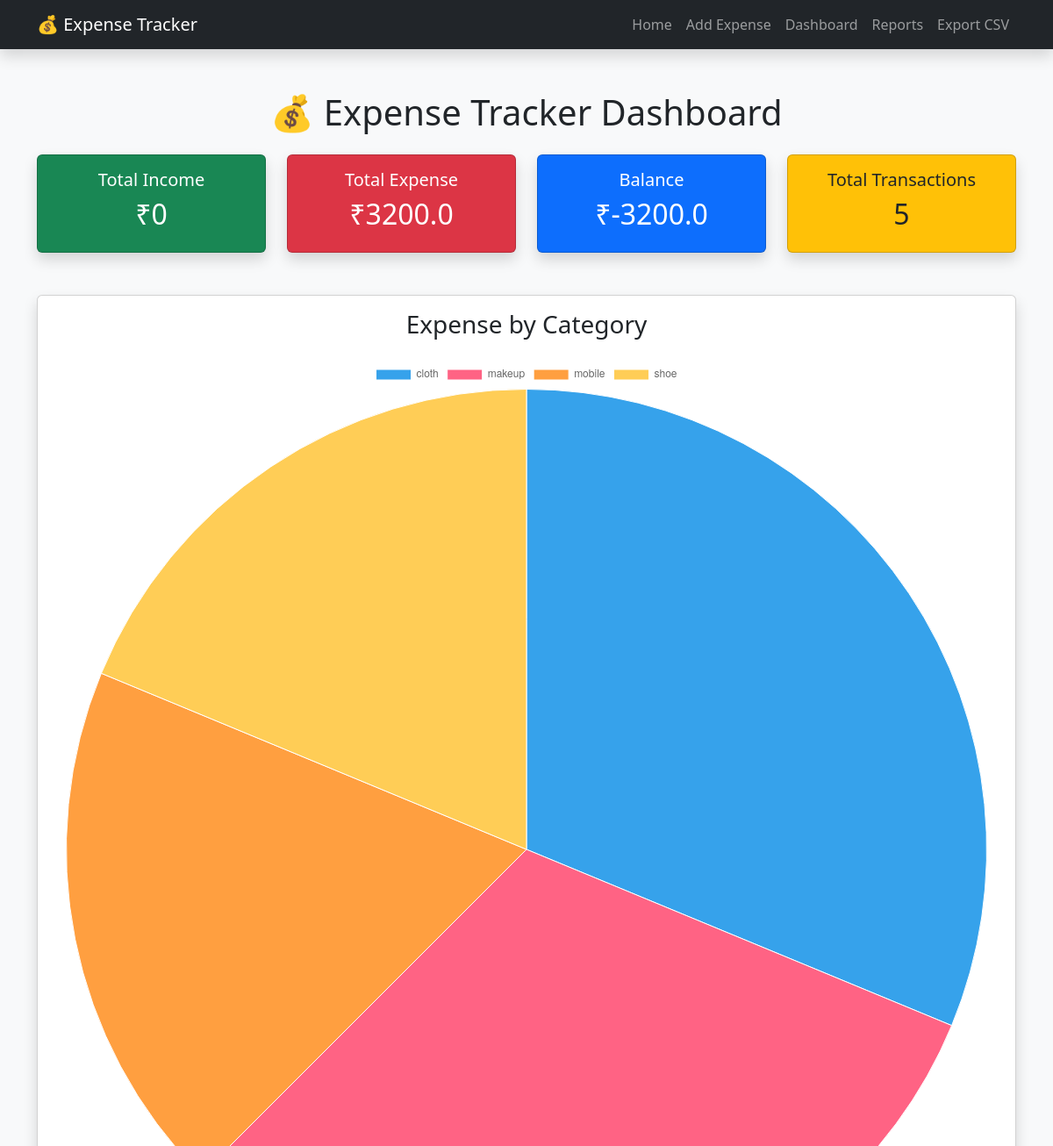
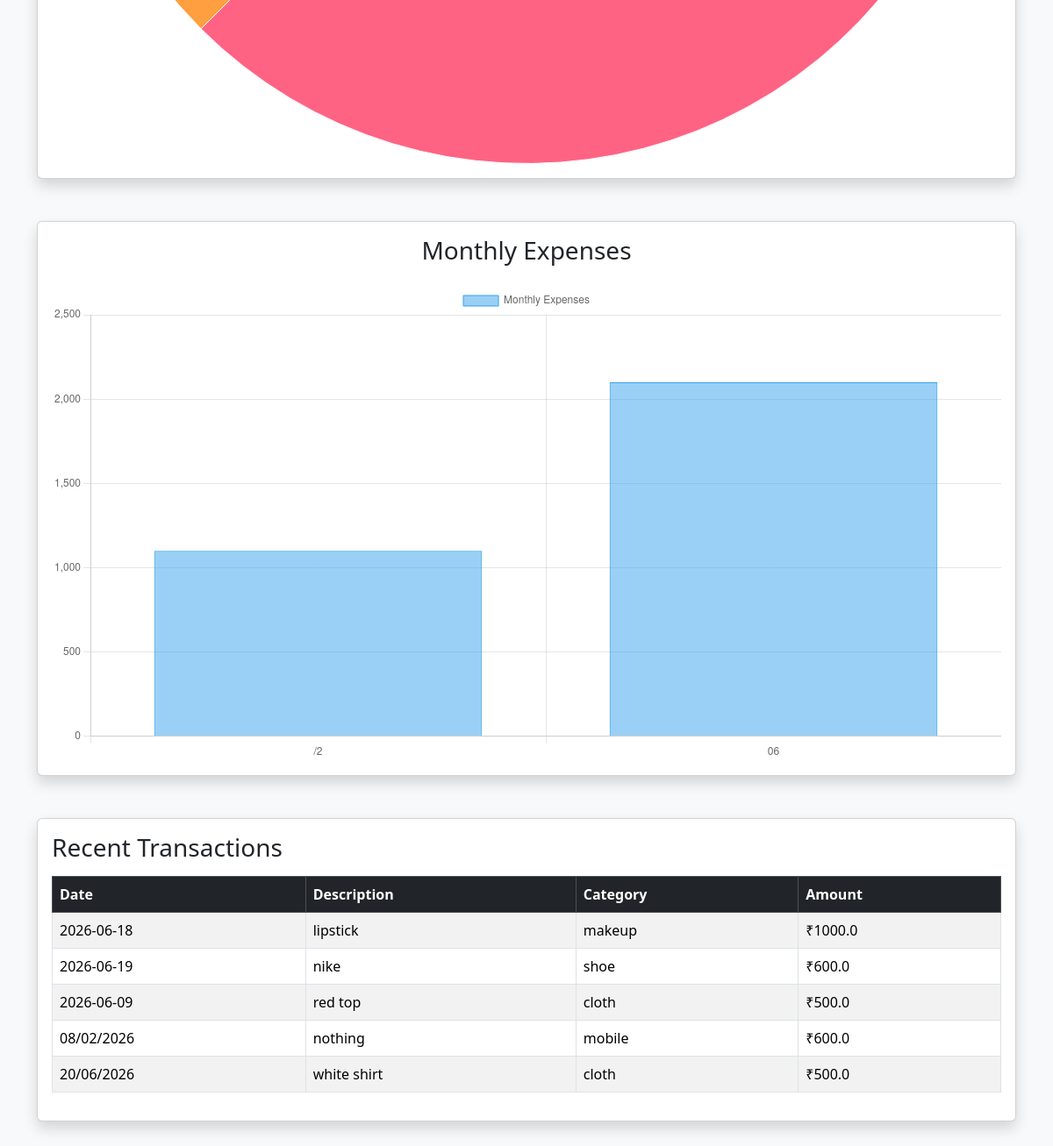
/dashboard, run on the app's committed database (2 pictures, top to bottom).
### tables this page shows
CREATE TABLE expenses(
    id INTEGER PRIMARY KEY AUTOINCREMENT,
    amount REAL,
    category TEXT,
    description TEXT,
    date TEXT
);

### newapp.py (the view)
@app.route("/dashboard")
def dashboard():
    conn = sqlite3.connect("expenses.db")
    cursor = conn.cursor()
    cursor.execute("SELECT SUM(amount) FROM expenses")
    expense = cursor.fetchone()[0] or 0
    total_income = 0
    total_expense = expense
    balance = total_income - total_expense
    cursor.execute("""
        SELECT category, SUM(amount)
        FROM expenses
        GROUP BY category
    """)
    data = cursor.fetchall()
    labels = [row[0] for row in data]
    values = [row[1] for row in data]
    cursor.execute("SELECT COUNT(*) FROM expenses")
    total_transactions = cursor.fetchone()[0]
    cursor.execute("""
SELECT substr(date, 6, 2), SUM(amount)
FROM expenses
GROUP BY substr(date, 6, 2)
ORDER BY substr(date, 6, 2)
""")
    monthly = cursor.fetchall()
    months = [row[0] for row in monthly]
    monthly_values = [row[1] for row in monthly]
    cursor.execute("""
    SELECT date, description, category, amount
    FROM expenses
    ORDER BY id DESC
    LIMIT 5
""")
    recent = cursor.fetchall()
    conn.close()
    return render_template(
    "dashboard.html",
    income=total_income,
    expense=total_expense,
    balance=balance,
    total_transactions=total_transactions,
    labels=json.dumps(labels),
    values=json.dumps(values),
    months=json.dumps(months),
    monthly_values=json.dumps(monthly_values),
    recent=recent
)

### templates/dashboard.html (shortened to what this page needs)
<!DOCTYPE html>
<html lang="en">
<head>
    <link href="https://cdn.jsdelivr.net/npm/bootstrap@5.3.7/dist/css/bootstrap.min.css" rel="stylesheet">
</head>
<body class="bg-light">
{% include "navbar.html" %}
<div class="container mt-5">
    <h1 class="text-center mb-4">
        💰 Expense Tracker Dashboard
    </h1>
    <div class="row g-4">
        <div class="col-md-3">
            <div class="card bg-success text-white shadow">
                <div class="card-body text-center">
                    <h5>Total Income</h5>
                    <h2>₹{{ income }}</h2>
                </div>
            </div>
        </div>
        <div class="col-md-3">
            <div class="card bg-danger text-white shadow">
                <div class="card-body text-center">
                    <h5>Total Expense</h5>
                    <h2>₹{{ expense }}</h2>
                </div>
            </div>
        </div>
        <div class="col-md-3">
            <div class="card bg-primary text-white shadow">
                <div class="card-body text-center">
                    <h5>Balance</h5>
                    <h2>₹{{ balance }}</h2>
                </div>
            </div>
        </div>
        <div class="col-md-3">
            <div class="card bg-warning shadow">
                <div class="card-body text-center">
                    <h5>Total Transactions</h5>
                    <h2>{{ total_transactions }}</h2>
                </div>
            </div>
        </div>
    </div>
    <div class="card mt-5 shadow">
        <div class="card-body">
            <h3 class="text-center mb-4">Expense by Category</h3>
            <canvas id="expenseChart"></canvas>
        </div>
    </div>
    <div class="card mt-5 shadow">
        <div class="card-body">
            <h3 class="text-center mb-4">Monthly Expenses</h3>
            <canvas id="monthlyChart"></canvas>
        </div>
    </div>
    <div class="card mt-5 shadow mb-5">
        <div class="card-body">
            <h3 class="mb-3">Recent Transactions</h3>
            <table class="table table-bordered table-striped">
                <thead class="table-dark">
                    <tr>
                        <th>Date</th>
                        <th>Description</th>
                        <th>Category</th>
                        <th>Amount</th>
                    </tr>
                </thead>
                <tbody>
                {% if recent %}
                    {% for row in recent %}
                    <tr>
                        <td>{{ row[0] }}</td>
                        <td>{{ row[1] }}</td>
                        <td>{{ row[2] }}</td>
                        <td>₹{{ row[3] }}</td>
                    </tr>
                    {% endfor %}
                {% else %}
                    <tr>
                        <td colspan="4" class="text-center">
                            No transactions available.
                        </td>
                    </tr>
                {% endif %}
                </tbody>
            </table>
        </div>
    </div>
</div>
<script>
const ctx = document.getElementById("expenseChart");
new Chart(ctx, {
    type: "pie",
    data: {
        labels: {{ labels|default('[]')|safe }},
        datasets: [{
            label: "Expenses",
            data: {{ values|default('[]')|safe }},
            borderWidth: 1
        }]
    }
});
const monthlyCtx = document.getElementById("monthlyChart");
new Chart(monthlyCtx, {
    type: "bar",
    data: {
        labels: {{ months|default('[]')|safe }},
        datasets: [{
            label: "Monthly Expenses",
            data: {{ monthly_values|default('[]')|safe }},
            borderWidth: 1
        }]
    },
    options: {
        responsive: true,
        scales: {
            y: {
                beginAtZero: true
            }
        }
    }
});
</script>
</body>
</html>

### data on the page
expenses: date "2026-06-18", description "lipstick", category "makeup", amount "1000.0"
expenses: date "2026-06-19", description "nike", category "shoe", amount "600.0"
expenses: date "2026-06-09", description "red top", category "cloth", amount "500.0"
expenses: date "08/02/2026", description "nothing", category "mobile", amount "600.0"
expenses: date "20/06/2026", description "white shirt", category "cloth", amount "500.0"

### other printed values
{{ income }} "0"
{{ expense }} "3200.0"
{{ balance }} "-3200.0"
{{ total_transactions }} "5"
chart data {{ labels|default('[]')|safe }} ["cloth", "makeup", "mobile", "shoe"]
chart data {{ values|default('[]')|safe }} [1000.0, 1000.0, 600.0, 600.0]
chart data {{ months|default('[]')|safe }} ["/2", "06"]
chart data {{ monthly_values|default('[]')|safe }} [1100.0, 2100.0]
